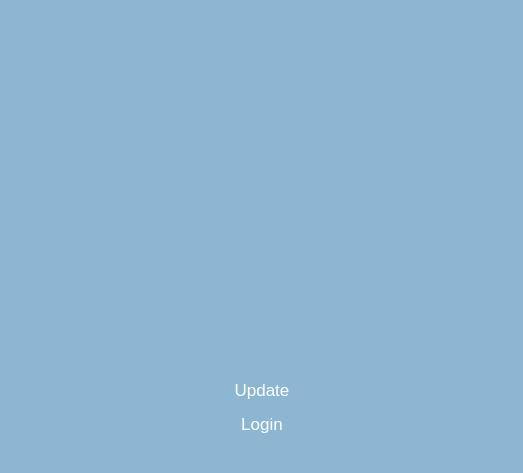
<?xml version="1.0" encoding="UTF-8"?>
<ui version="4.0">
 <class>LoginWidget</class>
 <widget class="QWidget" name="LoginWidget">
  <property name="geometry">
   <rect>
    <x>0</x>
    <y>0</y>
    <width>523</width>
    <height>473</height>
   </rect>
  </property>
  <property name="windowTitle">
   <string>PEP Assessor</string>
  </property>
  <property name="styleSheet">
   <string notr="true">
     QWidget {
     background-color: #8DB6D3;
     }
     QWidget[nonrelease=true], QWidget[nonrelease=true] * {
     background-color: #e67919;
     }
     QComboBox QAbstractItemView {
     selection-background-color: #8DB6D3;
     }
     QComboBox[nonrelease=true] QAbstractItemView[nonrelease=true] {
     selection-background-color: #e67919;
     }
   </string>
  </property>
  <layout class="QVBoxLayout" name="verticalLayout_2">
   <property name="leftMargin">
    <number>15</number>
   </property>
   <property name="topMargin">
    <number>45</number>
   </property>
   <property name="rightMargin">
    <number>15</number>
   </property>
   <property name="bottomMargin">
    <number>15</number>
   </property>
   <item>
    <widget class="QLabel" name="pepLabel">
     <property name="sizePolicy">
      <sizepolicy hsizetype="Expanding" vsizetype="Expanding">
       <horstretch>0</horstretch>
       <verstretch>0</verstretch>
      </sizepolicy>
     </property>
     <property name="minimumSize">
      <size>
       <width>400</width>
       <height>200</height>
      </size>
     </property>
     <property name="frameShadow">
      <enum>QFrame::Raised</enum>
     </property>
     <property name="lineWidth">
      <number>10</number>
     </property>
     <property name="text">
      <string/>
     </property>
     <property name="scaledContents">
      <bool>true</bool>
     </property>
    </widget>
   </item>
   <item>
    <layout class="QVBoxLayout" name="verticalLayout">
     <item>
      <layout class="QHBoxLayout" name="horizontalLayout">
       <item>
        <spacer name="horizontalSpacer_2">
         <property name="orientation">
          <enum>Qt::Horizontal</enum>
         </property>
         <property name="sizeHint" stdset="0">
          <size>
           <width>40</width>
           <height>20</height>
          </size>
         </property>
        </spacer>
       </item>
       <item>
        <widget class="QPushButton" name="updateButton">
         <property name="sizePolicy">
          <sizepolicy hsizetype="Minimum" vsizetype="Minimum">
           <horstretch>0</horstretch>
           <verstretch>0</verstretch>
          </sizepolicy>
         </property>
         <property name="minimumSize">
          <size>
           <width>150</width>
           <height>10</height>
          </size>
         </property>
         <property name="font">
          <font>
           <pointsize>13</pointsize>
          </font>
         </property>
         <property name="layoutDirection">
          <enum>Qt::LeftToRight</enum>
         </property>
         <property name="autoFillBackground">
          <bool>false</bool>
         </property>
         <property name="styleSheet">
          <string notr="true">QWidget {
    border: 0.1em solid white;
    border-radius: 0.25em;
    color: white;
    padding: 0.5em;
    outline: none;
    font-size: 13pt;
}
QWidget:focus {
	border: 0.2em solid white;
}
QWidget:hover {
	background-color: rgba(255,255,255,0.9);
	color: #8DB6D3;
}
QWidget:disabled {
	color: grey;
	border-color: grey;
}
</string>
         </property>
         <property name="text">
          <string>Update</string>
         </property>
         <property name="flat">
          <bool>true</bool>
         </property>
         <property name="visible">
          <bool>false</bool>
         </property>
        </widget>
       </item>
       <item>
        <spacer name="horizontalSpacer_3">
         <property name="orientation">
          <enum>Qt::Horizontal</enum>
         </property>
         <property name="sizeHint" stdset="0">
          <size>
           <width>40</width>
           <height>20</height>
          </size>
         </property>
        </spacer>
       </item>
      </layout>
     </item>
     <item>
      <layout class="QHBoxLayout" name="horizontalLayout_2">
       <item>
        <spacer name="horizontalSpacer">
         <property name="orientation">
          <enum>Qt::Horizontal</enum>
         </property>
         <property name="sizeHint" stdset="0">
          <size>
           <width>40</width>
           <height>20</height>
          </size>
         </property>
        </spacer>
       </item>
       <item>
        <widget class="QPushButton" name="loginButton">
         <property name="sizePolicy">
          <sizepolicy hsizetype="Minimum" vsizetype="Minimum">
           <horstretch>0</horstretch>
           <verstretch>0</verstretch>
          </sizepolicy>
         </property>
         <property name="minimumSize">
          <size>
           <width>150</width>
           <height>10</height>
          </size>
         </property>
         <property name="font">
          <font>
           <pointsize>13</pointsize>
          </font>
         </property>
         <property name="layoutDirection">
          <enum>Qt::LeftToRight</enum>
         </property>
         <property name="autoFillBackground">
          <bool>false</bool>
         </property>
         <property name="styleSheet">
          <string notr="true">QWidget {
    border: 0.1em solid white;
    border-radius: 0.25em;
    color: white;
    padding: 0.5em;
    outline: none;
    font-size: 13pt;
}
QWidget:focus {
    border: 0.2em solid white;
}
QWidget:hover {
    background-color: rgba(255,255,255,0.9);
    color: #8DB6D3;
}
QWidget:disabled {
    color: grey;
    border-color: grey;
}
</string>
         </property>
         <property name="text">
          <string>Login</string>
         </property>
         <property name="flat">
          <bool>true</bool>
         </property>
        </widget>
       </item>
       <item>
        <spacer name="horizontalSpacer_4">
         <property name="orientation">
          <enum>Qt::Horizontal</enum>
         </property>
         <property name="sizeHint" stdset="0">
          <size>
           <width>40</width>
           <height>20</height>
          </size>
         </property>
        </spacer>
       </item>
      </layout>
     </item>
    </layout>
   </item>
   <item>
    <widget class="QLabel" name="version">
     <property name="styleSheet">
      <string notr="true">color: white;</string>
     </property>
     <property name="text">
      <string/>
     </property>
     <property name="alignment">
      <set>Qt::AlignCenter</set>
     </property>
    </widget>
   </item>
  </layout>
 </widget>
 <resources/>
 <connections>
  <connection>
   <sender>LoginWidget</sender>
   <signal>version(QString)</signal>
   <receiver>version</receiver>
   <slot>setText(QString)</slot>
   <hints>
    <hint type="sourcelabel">
     <x>261</x>
     <y>236</y>
    </hint>
    <hint type="destinationlabel">
     <x>261</x>
     <y>449</y>
    </hint>
   </hints>
  </connection>
 </connections>
 <slots>
  <signal>version(QString)</signal>
 </slots>
</ui>
